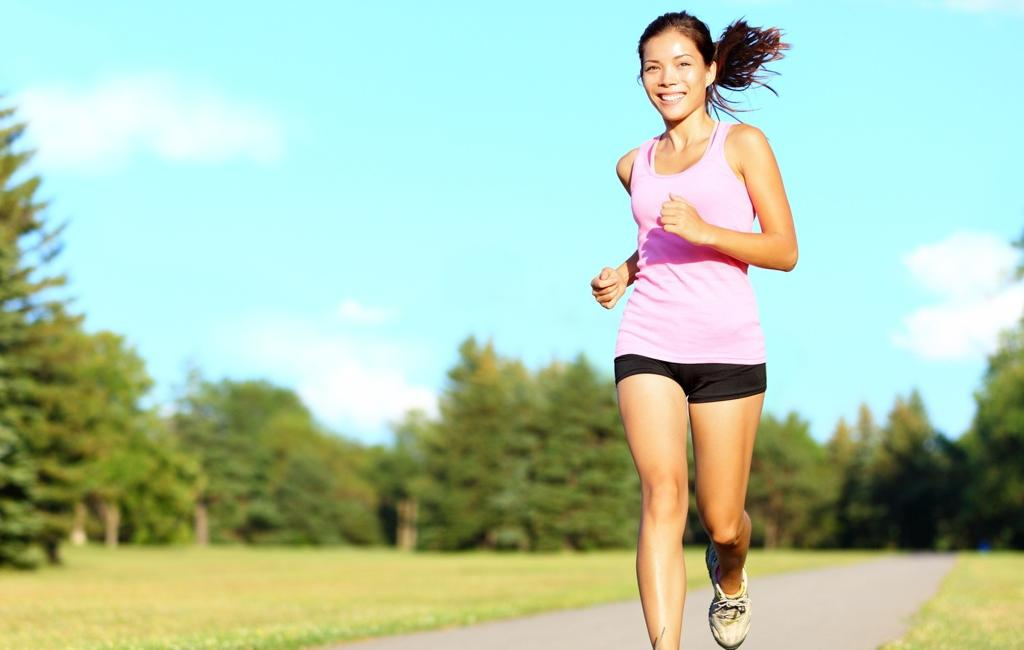
#> input picture lesson_2/images/1.jpg, 1024 x 650 px
$ python lesson_2-3.py
#> lines starting #> are read from the running program, lines starting #| are printed output that depends on the picture; after the words box and inside, x2 and y2 are one past the last pixel; in counts of white or black regions, pixels touching at a corner belong together
#-*-coding:utf-8-*-
# date:2021-03-21
# Author: Eric.Lee
'''
学习内容（Contents）:
    1、绘制线段
'''

import cv2 # 导入OpenCV库

if __name__ == "__main__":

    path = 'images/1.jpg'
    img = cv2.imread(path)
#> img is the input picture: shape (650, 1024, 3); mean B, G, R 176.6, 201.9, 175.4

    x1,y1 = 200,200# 坐标，为整形 int
    x2,y2 = 500,500# 坐标，为整形 int
    cv2.line(img, (x1,y1),(x2,y2), (0,150,255), 5)
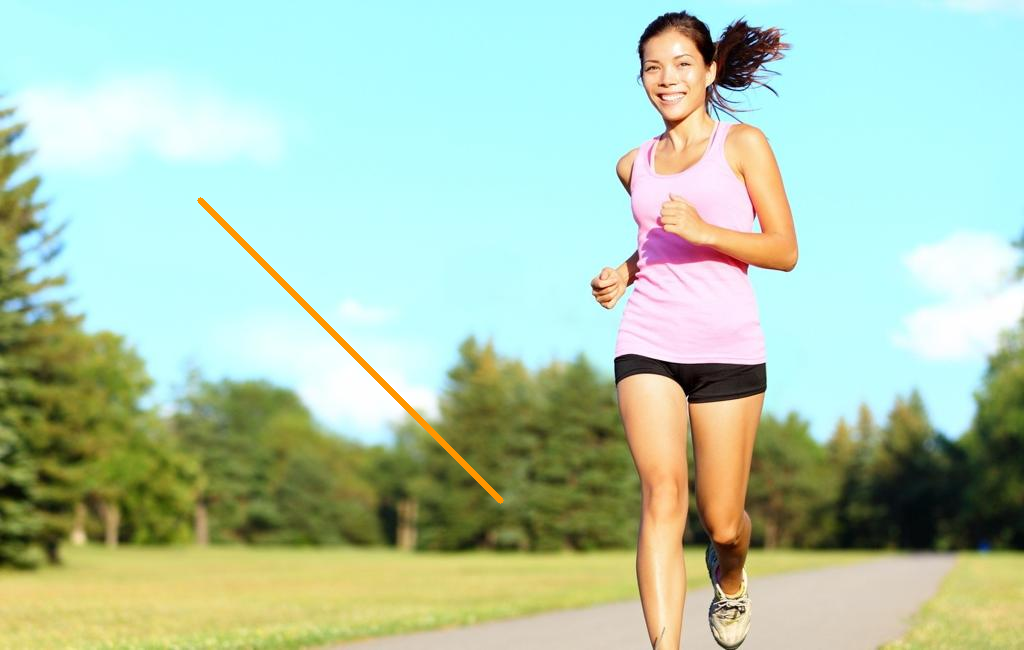
#> img: shape (650, 1024, 3); 0.41% of pixels changed, all inside (x1, y1, x2, y2) = (197, 197, 504, 504)

    cv2.namedWindow('image',0)
    cv2.imshow('image',img)# 显示图片

    cv2.waitKey(0)# 等待，直到键盘有按键按下
    cv2.destroyAllWindows() # 销毁所有显示窗口
